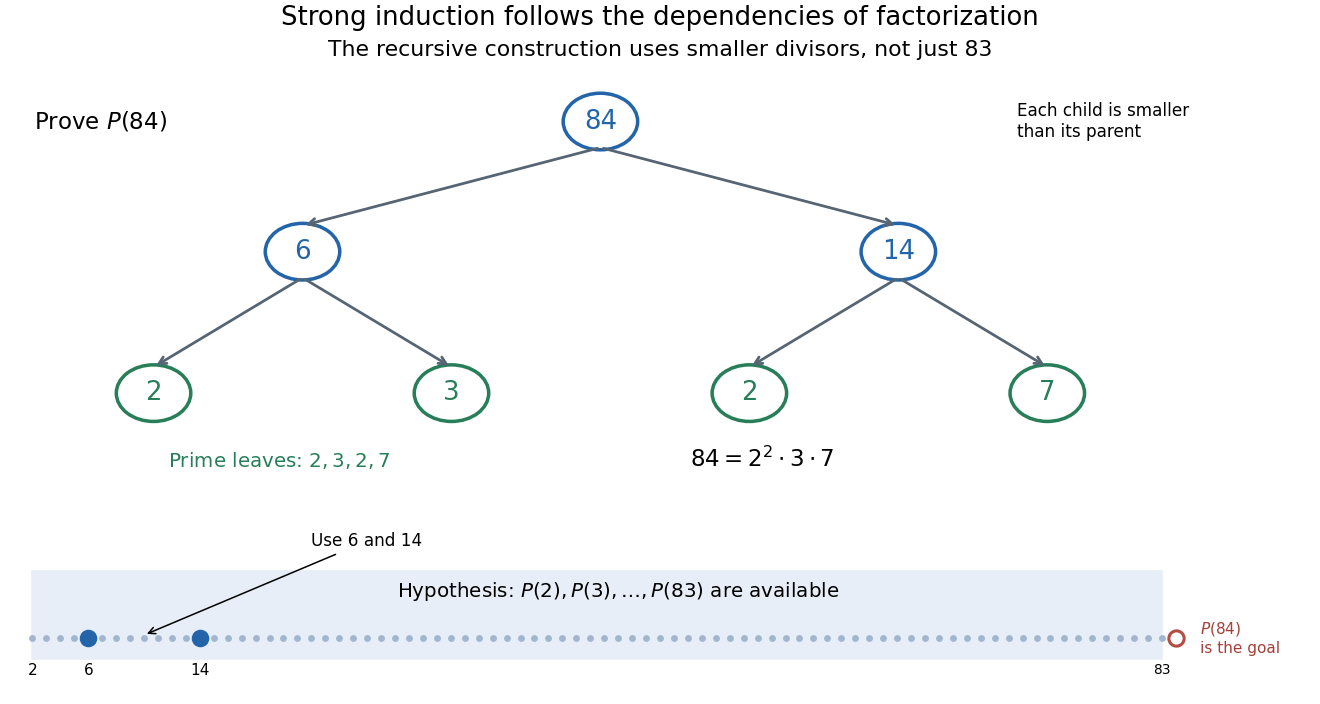

The script that drew this image:
"""Original factor tree highlights the earlier cases used by a strong-induction step."""
from pathlib import Path
import matplotlib
matplotlib.use('Agg')
import matplotlib.pyplot as plt
from matplotlib.patches import Circle


def main():
    plt.rcParams.update({'font.size':12})
    fig = plt.figure(figsize=(12,6.4), layout='constrained', facecolor='white')
    gs=fig.add_gridspec(2,1,height_ratios=[3,1.25]);ax=fig.add_subplot(gs[0]);lower=fig.add_subplot(gs[1])
    nodes={'r':(0,2.4,84),'a':(-2,1.25,6),'b':(2,1.25,14),'c':(-3,0,2),'d':(-1,0,3),'e':(1,0,2),'f':(3,0,7)}
    for p,c in [('r','a'),('r','b'),('a','c'),('a','d'),('b','e'),('b','f')]:
        px,py,_=nodes[p];cx,cy,_=nodes[c]
        ax.annotate('',xy=(cx,cy+.23),xytext=(px,py-.23),arrowprops={'arrowstyle':'->','lw':1.8,'color':'#566573'})
    for key,(x,y,n) in nodes.items():
        prime=key in 'cdef';color='#287e59' if prime else '#2465aa'
        ax.add_patch(Circle((x,y),.25,fc='#ffffff',ec=color,lw=2.3));ax.text(x,y,str(n),ha='center',va='center',fontsize=17,color=color)
    ax.text(-3.8,2.4,r'Prove $P(84)$',ha='left',va='center',fontsize=15)
    ax.text(2.8,2.4,'Each child is smaller\nthan its parent',ha='left',va='center',fontsize=11)
    ax.text(-2.9,-.65,r'Prime leaves: $2,3,2,7$',color='#287e59',fontsize=13)
    ax.text(.6,-.65,r'$84=2^2\cdot3\cdot7$',fontsize=15)
    ax.set(xlim=(-4,4.8),ylim=(-1,2.9),title='The recursive construction uses smaller divisors, not just 83');ax.axis('off')
    lower.axvspan(2,83,color='#e7eef7',ymin=.22,ymax=.7)
    lower.scatter(list(range(2,84)),[0]*82,s=12,color='#a3b6cf')
    lower.scatter([6,14],[0,0],s=110,color='#2465aa',zorder=5)
    lower.scatter([84],[0],s=100,facecolors='white',edgecolors='#b44c43',linewidths=2,zorder=5)
    for n in [2,6,14,83]:lower.text(n,-.24,str(n),ha='center',va='top',fontsize=10 if n<83 else 9)
    lower.text(44,.4,r'Hypothesis: $P(2),P(3),\ldots,P(83)$ are available',ha='center',fontsize=13)
    lower.annotate('Use 6 and 14',xy=(10,.03),xytext=(22,.9),arrowprops={'arrowstyle':'->'},fontsize=11)
    lower.text(85.7,0,r'$P(84)$'+'\nis the goal',color='#a44038',va='center',fontsize=10)
    lower.set(xlim=(0,94),ylim=(-.6,1.2));lower.axis('off')
    fig.suptitle('Strong induction follows the dependencies of factorization',fontsize=17)
    fig.savefig(Path.cwd()/(Path(__file__).stem+'.png'),dpi=110,facecolor='white');plt.close(fig)


if __name__=='__main__':main()
